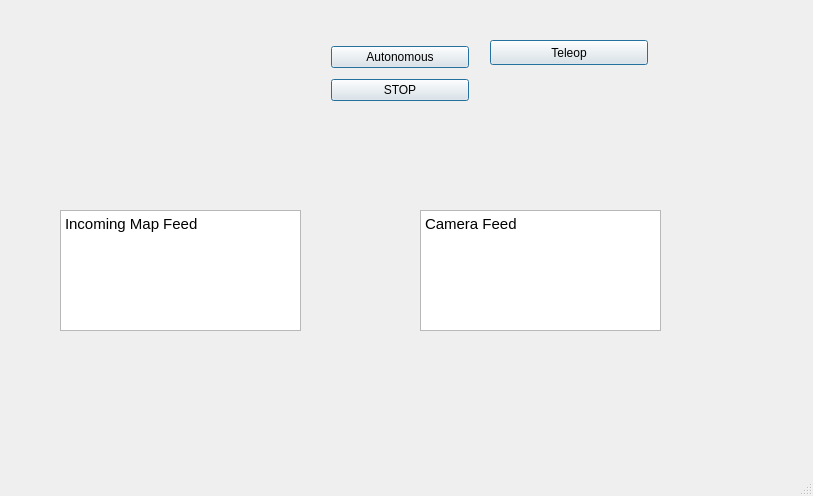
<?xml version="1.0" encoding="UTF-8"?>
<ui version="4.0">
 <class>MainWindow</class>
 <widget class="QMainWindow" name="MainWindow">
  <property name="geometry">
   <rect>
    <x>0</x>
    <y>0</y>
    <width>813</width>
    <height>496</height>
   </rect>
  </property>
  <property name="windowTitle">
   <string>MainWindow</string>
  </property>
  <widget class="QWidget" name="centralWidget">
   <widget class="QWidget" name="gridLayoutWidget">
    <property name="geometry">
     <rect>
      <x>320</x>
      <y>30</y>
      <width>160</width>
      <height>89</height>
     </rect>
    </property>
    <layout class="QGridLayout" name="gridLayout_2">
     <item row="1" column="0">
      <widget class="QPushButton" name="Autonomous">
       <property name="text">
        <string>Autonomous</string>
       </property>
       <property name="autoDefault">
        <bool>false</bool>
       </property>
       <property name="default">
        <bool>true</bool>
       </property>
      </widget>
     </item>
     <item row="2" column="0">
      <widget class="QPushButton" name="Stop">
       <property name="text">
        <string>STOP</string>
       </property>
       <property name="default">
        <bool>true</bool>
       </property>
      </widget>
     </item>
    </layout>
   </widget>
   <widget class="QTextEdit" name="textEdit">
    <property name="geometry">
     <rect>
      <x>60</x>
      <y>210</y>
      <width>241</width>
      <height>121</height>
     </rect>
    </property>
    <property name="html">
     <string>&lt;!DOCTYPE HTML PUBLIC &quot;-//W3C//DTD HTML 4.0//EN&quot; &quot;http://www.w3.org/TR/REC-html40/strict.dtd&quot;&gt;
&lt;html&gt;&lt;head&gt;&lt;meta name=&quot;qrichtext&quot; content=&quot;1&quot; /&gt;&lt;style type=&quot;text/css&quot;&gt;
p, li { white-space: pre-wrap; }
&lt;/style&gt;&lt;/head&gt;&lt;body style=&quot; font-family:'Ubuntu'; font-size:11pt; font-weight:400; font-style:normal;&quot;&gt;
&lt;p style=&quot; margin-top:0px; margin-bottom:0px; margin-left:0px; margin-right:0px; -qt-block-indent:0; text-indent:0px;&quot;&gt;Incoming Map Feed&lt;/p&gt;&lt;/body&gt;&lt;/html&gt;</string>
    </property>
   </widget>
   <widget class="QTextEdit" name="textEdit_2">
    <property name="geometry">
     <rect>
      <x>420</x>
      <y>210</y>
      <width>241</width>
      <height>121</height>
     </rect>
    </property>
    <property name="html">
     <string>&lt;!DOCTYPE HTML PUBLIC &quot;-//W3C//DTD HTML 4.0//EN&quot; &quot;http://www.w3.org/TR/REC-html40/strict.dtd&quot;&gt;
&lt;html&gt;&lt;head&gt;&lt;meta name=&quot;qrichtext&quot; content=&quot;1&quot; /&gt;&lt;style type=&quot;text/css&quot;&gt;
p, li { white-space: pre-wrap; }
&lt;/style&gt;&lt;/head&gt;&lt;body style=&quot; font-family:'Ubuntu'; font-size:11pt; font-weight:400; font-style:normal;&quot;&gt;
&lt;p style=&quot; margin-top:0px; margin-bottom:0px; margin-left:0px; margin-right:0px; -qt-block-indent:0; text-indent:0px;&quot;&gt;Camera Feed&lt;/p&gt;&lt;/body&gt;&lt;/html&gt;</string>
    </property>
   </widget>
   <widget class="QPushButton" name="teleOp">
    <property name="geometry">
     <rect>
      <x>490</x>
      <y>40</y>
      <width>158</width>
      <height>25</height>
     </rect>
    </property>
    <property name="text">
     <string>Teleop</string>
    </property>
    <property name="default">
     <bool>true</bool>
    </property>
   </widget>
  </widget>
  <widget class="QMenuBar" name="menuBar">
   <property name="geometry">
    <rect>
     <x>0</x>
     <y>0</y>
     <width>813</width>
     <height>22</height>
    </rect>
   </property>
  </widget>
  <widget class="QStatusBar" name="statusBar"/>
 </widget>
 <layoutdefault spacing="6" margin="11"/>
 <resources/>
 <connections/>
</ui>
